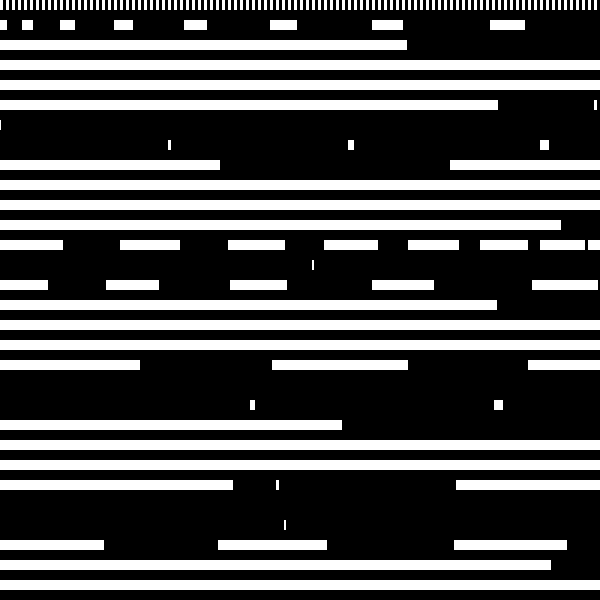
Frame 1 (no input)
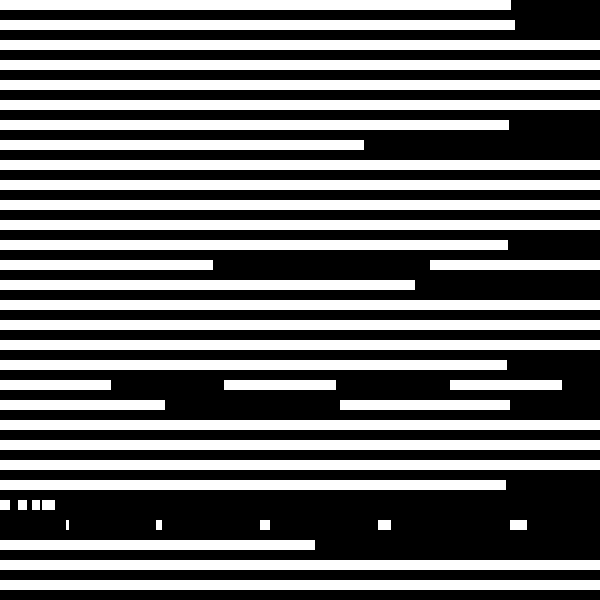
Frame 60 (the mouse pressed at the canvas centre just before this capture)
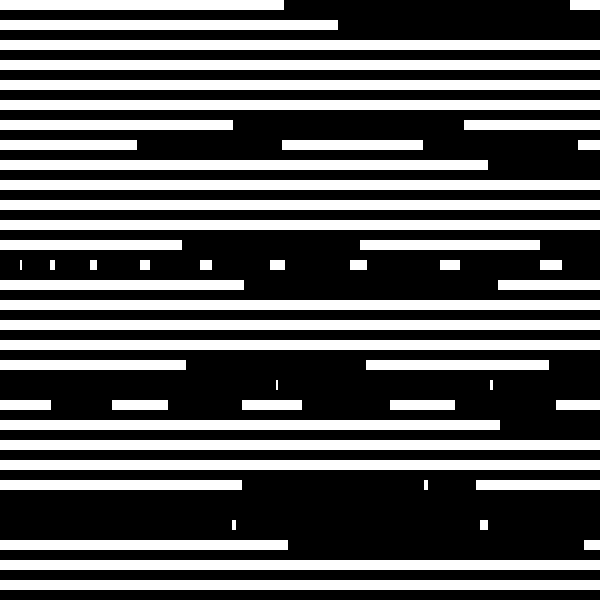
Frame 120 (the mouse held since frame 60 and released just before this capture)

The Processing sketch that drew these frames (run headless with seeded random() and noise(); from frame 60 on, the mouse is pressed at the canvas centre):

// Processing sketch: grid_sinstep
// ── grid_sinstep.pde
//click the canvas to see what happens

int cols = 100;
int rows = 30;

int stepx, stepy;

float rv = 0;

void setup() {
  fill(255);
  noStroke();

  size(600, 600);
  stepx = (width / cols);
  stepy = (height / rows);
}

void draw() {
  background(0);

  for (int y = 0; y < rows; y++) {
    for (int x = 0; x < cols; x++) {
      stepx = int(stepx+(sin(y+rv)*10));

      rect(x * stepx, y*stepy, stepx/2, stepy/2);
    }
  }
}

void mousePressed() {
  rv = random(10);
}
